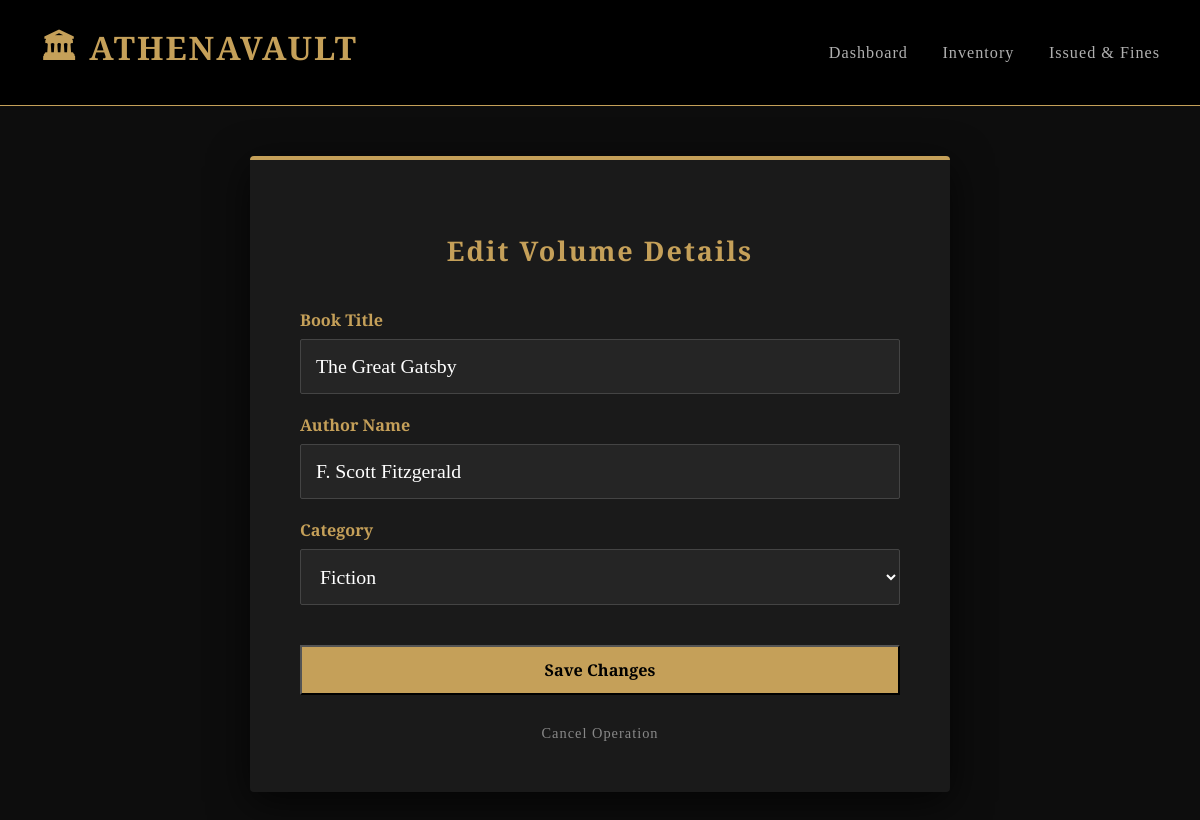
Page /edit/1 on the earlier database version.
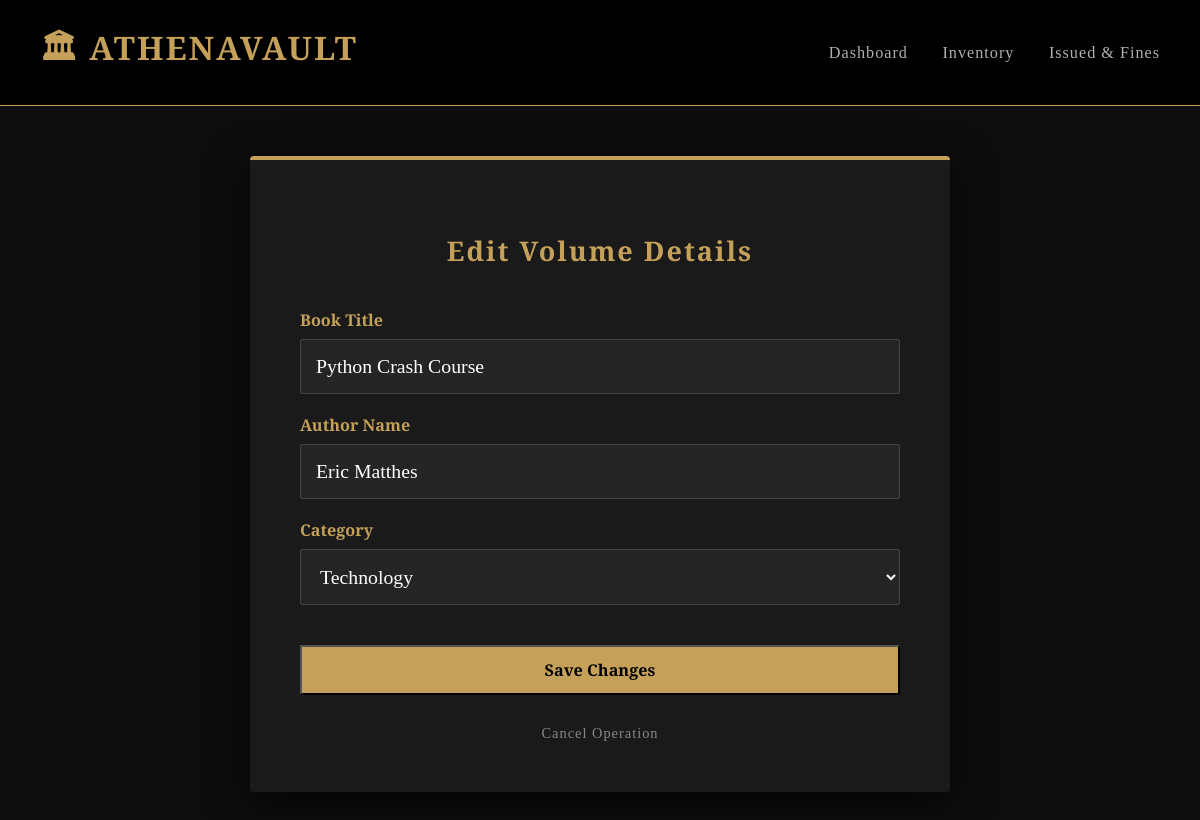
Same page on the later database version.
### tables this page shows
CREATE TABLE books (
            id INTEGER PRIMARY KEY AUTOINCREMENT,
            title TEXT NOT NULL,
            author TEXT NOT NULL,
            category TEXT,
            status TEXT DEFAULT 'Available',
            borrower_name TEXT DEFAULT NULL,
            issue_date DATE DEFAULT NULL,
            due_date DATE DEFAULT NULL
        );

### app.py (the view, shortened to what this page needs)
@app.route('/edit/<int:book_id>', methods=('GET', 'POST'))
def edit_book(book_id):
    conn = get_db_connection()
    book = conn.execute('SELECT * FROM books WHERE id = ?', (book_id,)).fetchone()
    conn.close()
    return render_template('edit_book.html', book=book)

### app.py (called while the page is built)
def get_db_connection():
    conn = sqlite3.connect('library.db')
    conn.row_factory = sqlite3.Row
    return conn

### templates/edit_book.html (shortened to what this page needs)
{% extends 'base.html' %}
{% block content %}
<div style="max-width: 600px; margin: 50px auto; background: #1a1a1a; padding: 50px; border-radius: 4px; border-top: 4px solid #c5a059; box-shadow: 0 10px 40px rgba(0,0,0,0.7);">
    <h2 style="text-align: center; color: #c5a059; margin-bottom: 40px; font-family: 'Cinzel', serif; letter-spacing: 2px; font-weight: 700;">
        Edit Volume Details
    </h2>
    <form method="post" style="display: flex; flex-direction: column; gap: 20px;">
        <div style="display: flex; flex-direction: column; gap: 8px;">
            <label style="color: #c5a059; font-family: 'Cinzel', serif; font-size: 0.9em; font-weight: bold;">Book Title</label>
            <input type="text" name="title" value="{{ book.title }}" required
                   style="padding: 15px; background: #252525; border: 1px solid #444; color: #fff; font-family: 'Cormorant Garamond', serif; font-size: 1.1em; border-radius: 2px;">
        </div>
        <div style="display: flex; flex-direction: column; gap: 8px;">
            <label style="color: #c5a059; font-family: 'Cinzel', serif; font-size: 0.9em; font-weight: bold;">Author Name</label>
            <input type="text" name="author" value="{{ book.author }}" required
                   style="padding: 15px; background: #252525; border: 1px solid #444; color: #fff; font-family: 'Cormorant Garamond', serif; font-size: 1.1em; border-radius: 2px;">
        </div>
        <div style="display: flex; flex-direction: column; gap: 8px;">
            <label style="color: #c5a059; font-family: 'Cinzel', serif; font-size: 0.9em; font-weight: bold;">Category</label>
            <select name="category" style="padding: 15px; background: #252525; border: 1px solid #444; color: #fff; font-family: 'Cormorant Garamond', serif; font-size: 1.1em; border-radius: 2px;">
                <option value="Technology" {% if book.category == 'Technology' %}selected{% endif %}>Technology</option>
                <option value="Fiction" {% if book.category == 'Fiction' %}selected{% endif %}>Fiction</option>
            </select>
        </div>
        <button type="submit" class="btn" style="margin-top: 20px; width: 100%; cursor: pointer;">
            Save Changes
        </button>
        <a href="{{ url_for('inventory') }}" style="text-align: center; color: #888; text-decoration: none; margin-top: 10px; font-family: 'Cinzel', serif; font-size: 0.8em; letter-spacing: 1px; transition: color 0.3s;">
            Cancel Operation
        </a>
    </form>
</div>
{% endblock %}

### templates/base.html (shortened to what this page needs)
<!DOCTYPE html>
<html lang="en">
<head>
    <link rel="stylesheet" href="{{ url_for('static', filename='style.css') }}">
</head>
<body>
    <nav class="navbar">
        <a href="{{ url_for('index') }}" class="logo">🏛 ATHENAVAULT</a>
        <div class="nav-links">
            <a href="{{ url_for('index') }}">Dashboard</a>
            <a href="{{ url_for('inventory') }}">Inventory</a>
            <a href="{{ url_for('issued_books') }}">Issued & Fines</a>
        </div>
    </nav>
    <div class="container">
        {% block content %}{% endblock %}
    </div>
</body>
</html>

### static/style.css (style rules this page uses)
body { font-family: 'Cormorant Garamond', serif; background-color: #0d0d0d; color: #e0e0e0; margin: 0; padding: 0; font-size: 18px; }
.navbar { background-color: #000000; border-bottom: 1px solid #c5a059; padding: 25px 40px; display: flex; justify-content: space-between; align-items: center; }
.logo { font-family: 'Cinzel', serif; color: #c5a059; font-size: 1.8em; font-weight: 700; text-decoration: none; letter-spacing: 2px; }
.nav-links a { font-family: 'Cinzel', serif; color: #b0b0b0; text-decoration: none; margin-left: 30px; font-size: 0.9em; letter-spacing: 1px; transition: color 0.3s; }
h1, h2 { font-family: 'Cinzel', serif; font-weight: 400; letter-spacing: 1px; }
.btn { display: inline-block; padding: 12px 30px; background-color: #c5a059; color: #000; text-decoration: none; font-family: 'Cinzel', serif; font-weight: 700; font-size: 0.9em; transition: all 0.3s; }
input, select { font-family: 'Cormorant Garamond', serif; font-size: 1.1em; }

Differences in the rows shown:
changed books: title "The Great Gatsby" → "Python Crash Course"; author "F. Scott Fitzgerald" → "Eric Matthes"; category "Fiction" → "Technology"
